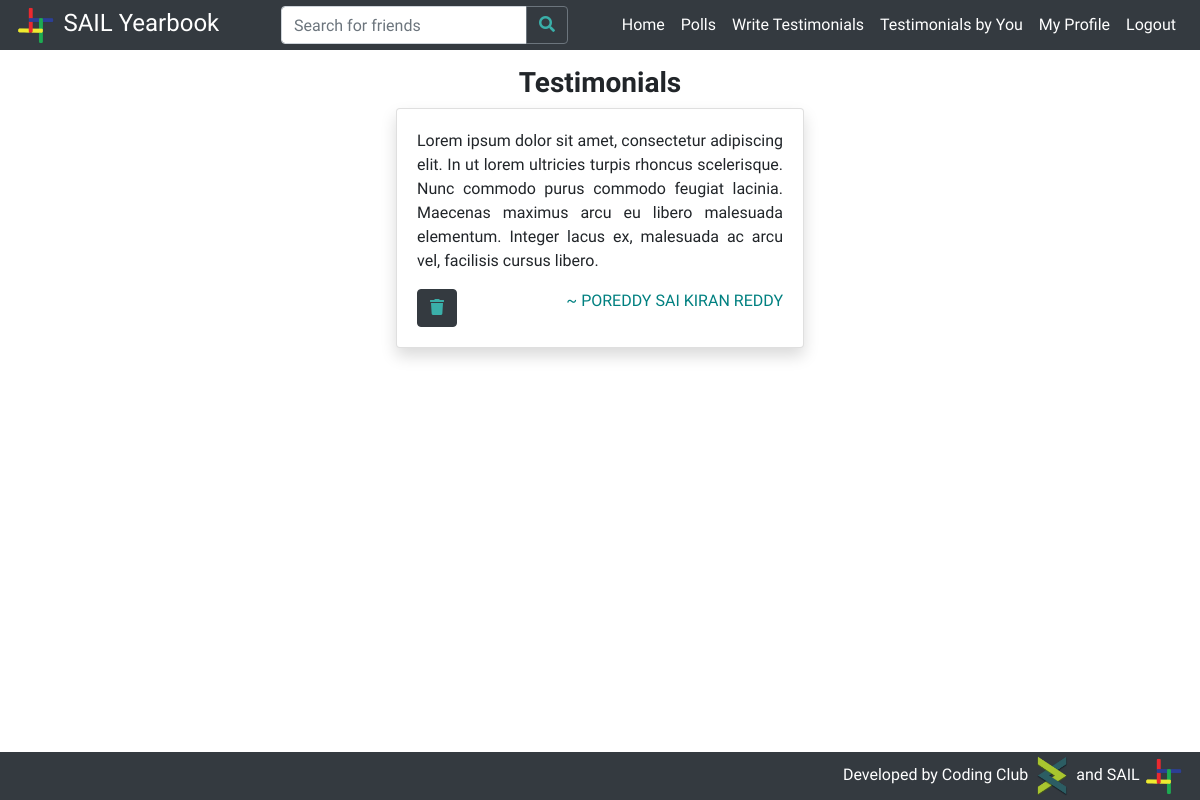
Before: / (signed in) with the older database file.
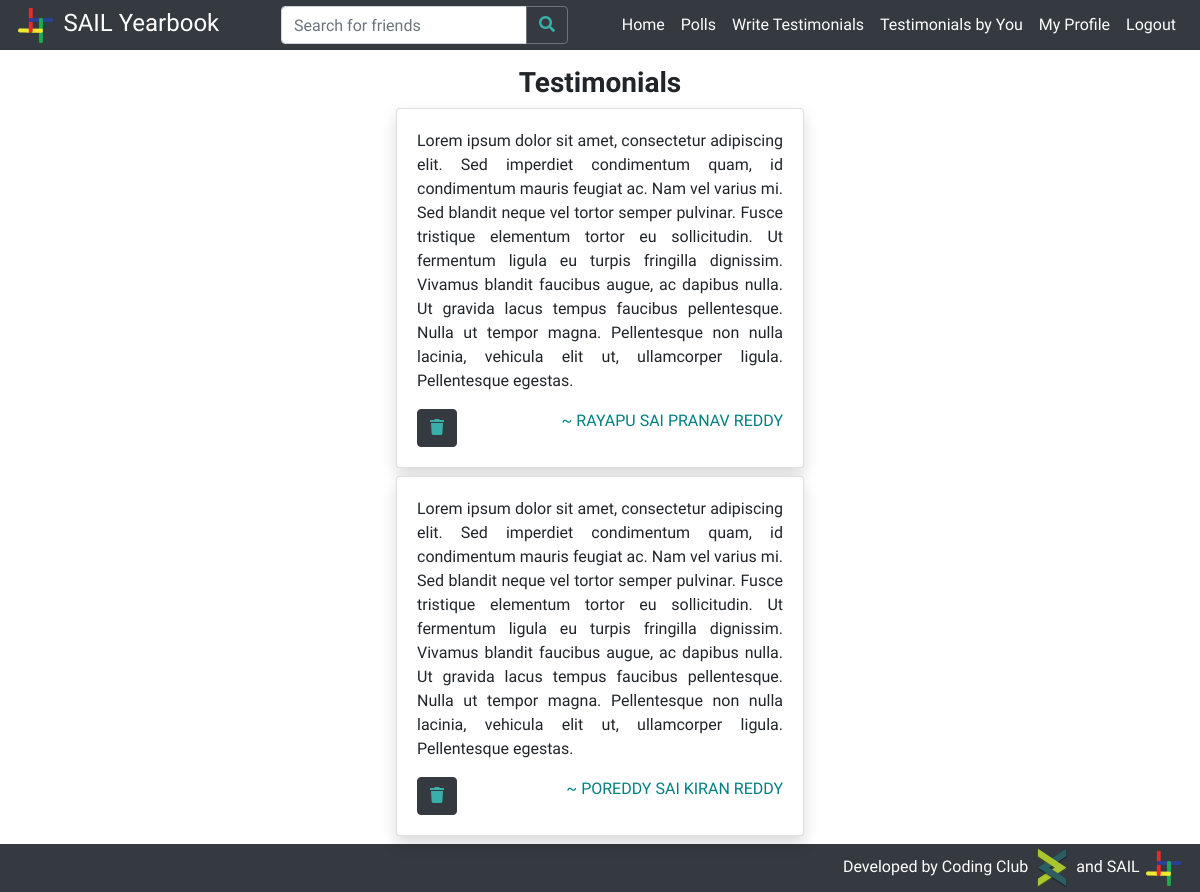
After: the same page with the newer database file.
### students/models.py (models this page shows, shortened)
class Testimonial(models.Model):
    favourite = models.BooleanField(default=False)
    given_by = models.ForeignKey(Profile, null=True, on_delete=models.CASCADE, related_name='given_by')
    content = models.TextField(max_length = 1000)
    given_to = models.ForeignKey(Profile, null=True, on_delete=models.CASCADE, related_name='given_to')

class Profile(models.Model):
    btech = '01'
    mtech = '41'
    phd = '61'
    msc = '21'
    msr = '43'
    ma = '22'
    bdes = '02'
    mdes = '42'
    error = '00'
    program_values = (
        (btech, 'BTech'),
        (mtech, 'MTech'),
        (phd, 'PhD'),
        (msc, 'MSc'),
        (msr, 'MS-R'),
        (ma, 'MA'),
        (bdes, 'BDes'),
        (mdes, 'MDes'),
        (error, 'Error')
    )
    cse = '01'
    ece = '02'
    me = '03'
    ce = '04'
    dd = '05'
    bsbe = '06'
    cl = '07'
    cst = '22'
    eee = '08'
    ma = '23'
    ph = '21'
    rt = '54'
    hss = '41'
    enc = '51'
    env = '52'
    nt = '53'
    lst = '55'
    department_values = (
        (cse, 'Computer Science & Engineering'),
        (ece, 'Electronics & Communication Engineering'),
        (me, 'Mechanical Engineering'),
        (ce, 'Civil Engineering'),
        (dd, 'Design'),
        (bsbe, 'Biosciences & Bioengineering'),
        (cl, 'Chemical Engineering'),
        (cst, 'Chemical Science & Technology'),
        (eee, 'Electronics & Electrical Engineering'),
        (ma, 'Mathematics & Computing'),
        (ph, 'Engineering Physics'),
        (rt, 'Rural Technology'),
        (hss, 'Humanities & Social Sciences'),
        (enc, 'Centre for Energy'),
        (env, 'Centre for Environment'),
        (nt, 'Centre for Nanotechnology'),
        (lst, 'Centre for Linguistic Science & Technology'),
        (error, 'Error')
    )
    profile_pic = models.ImageField(upload_to='profile_pics/', default='profile_pics/no-profile-pic.png')
    user = models.ForeignKey(User, on_delete=models.CASCADE)
    full_name = models.CharField(max_length=100)
    rollno = models.IntegerField()
    program = models.CharField(max_length=2, choices=program_values)
    department = models.CharField(max_length=3, choices=department_values)
    bio = models.TextField(max_length=1000)
    graduating = models.BooleanField(default=False)

### students/views.py (the view)
# urls.py: 2. Add a URL to urlpatterns:  path('', views.home, name='home')
@login_required
def home(request):
    if request.method == 'GET':
        if request.user and not request.user.is_anonymous:
            logged_in = True
        else:
            logged_in = False
        if logged_in:
            user = User.objects.filter(username=request.user.username).first()
            poll_questions = PollQuestion.objects.all().order_by("question")
            polls = {}
            if user.is_superuser:
                for question in poll_questions:
                    answers = PollAnswer.objects.filter(question=question)
                    answers_count = answers.count()
                    poll_dict = {}
                    for answer in answers:
                        if answer.answer in poll_dict.keys():
                            poll_dict[answer.answer].append(answer.voted_by)
                        else:
                            poll_dict[answer.answer] = [answer.voted_by]
                    polls[(question, answers_count)] = sorted(poll_dict.items(), key=votes_sort_key, reverse=True)
                context = {
                    'polls': polls,
                    'user': user,
                    'logged_in': logged_in
                }
                return render(request, 'admin_home.html', context)
            else:
                user_profile = Profile.objects.filter(user=user).first()
                if not user_profile.graduating:
                    context = {
                        'user': user,
                        'user_profile': user_profile,
                        'logged_in': logged_in
                    }
                    return render(request, 'polls.html', context)
                else:
                    testimonials = Testimonial.objects.filter(given_to=user_profile).order_by('-id')
                    for question in poll_questions:
                        answers = PollAnswer.objects.filter(question=question)
                        myanswer = answers.filter(voted_by=user_profile).first()
                        if myanswer:
                            myanswer = myanswer.answer
                        else:
                            myanswer = None
                        poll_nominees = []
                        for answer in answers:
                            if answer.answer not in poll_nominees:
                                poll_nominees.append(answer.answer)
                        polls[(question, myanswer)] = sorted(poll_nominees, key=nominees_sort_key)
                    context = {
                        'testimonials': testimonials,
                        'polls': polls,
                        'user': user,
                        'user_profile': user_profile,
                        'logged_in': logged_in
                    }
                    return render(request, 'home.html', context)
        else:
            return HttpResponseRedirect(reverse('login'))
    else:
        return error404(request)

### students/views.py (called while the page is built)
def nominees_sort_key(item):
    return item.full_name

### students/templates/home.html (shortened to what this page needs)
{% extends 'base.html' %}
{% block content %}
    <div class="container-fluid">
        <div class="row">
            {% if user_profile.graduating %}
                <div class="col-xl-5 col-lg-12 mx-xl-auto">
                    <h3 class="text-center" style="font-weight:bold;">Testimonials</h3>
                    <div class="container-fluid">
                        {% for testimonial in testimonials %}
                            <div class="card shadow my-2 mx-lg-3" id="testimonial-{{ testimonial.id }}">
                                <div class="card-body">
                                    <p class="card-text text-justify">{{ testimonial.content | linebreaksbr }}</p>
                                    <p class="float-left my-0">
                                        <button class="btn btn-dark" onclick="deleteTestimonial({{ testimonial.id }})" data-toggle="tooltip" title="Delete the testimonial from your profile.">
                                            <i class="fas fa-trash" style="color: #3aafa9;"></i></button>
                                    </p>
                                    <p class="float-right my-0">
                                        <a href="{% url 'profile' testimonial.given_by.user.username %}">
                                            ~ {{ testimonial.given_by.full_name }}
                                        </a>
                                    </p>
                                </div>
                            </div>
                        {% endfor %}
                    </div>
                </div>
            {% else %}
                <div class="col-xl-3"></div>
                <div class="col-xl-6">
                    <h2 class="text-center">Search for the graduating batch students, above to give testimonials.</h2>
                </div>
                <div class="col-xl-3"></div>
            {% endif %}
    </div>
    </div>
{% endblock %}

### students/templates/base.html (shortened to what this page needs)
{% load static %}
<!DOCTYPE html>
<html class="h-100">
<head>
        <link rel="stylesheet" href="{% static "css/bootstrap-4.4.1.min.css" %}">
        <link href="{%static "css/all.min.css" %}" rel="stylesheet"></script>
</head>
<body class="d-flex flex-column h-100" style="font-family: 'Nunito', sans-serif;">
    {% if logged_in %}
        <nav class="navbar fixed-top navbar-expand-lg navbar-dark bg-dark py-0">
            <a class="navbar-brand" href="{% url 'home' %}" style="font-size:x-large">
                <img height="40" src="{% static 'img/sail_logo.png' %}"> SAIL Yearbook
            </a>
            <div class="collapse navbar-collapse" id="mainNavbar">
                <form class="form-inline my-2 my-lg-0 mx-auto" method="get" action="{% url 'search' %}">
                    <div class="input-group">
                        <input style="font-family: 'Nunito', sans-serif;" class="form-control" name="key" placeholder="Search for friends" autocomplete="off">
                        <div class="input-group-append">
                            <button class="btn btn-outline-secondary" type="submit"><i class="fas fa-search" style="color: #3aafa9;"></i></button>
                        </div>
                    </div>
                </form>
                <ul class="navbar-nav">
                    <li class="nav-item">
                        <a style="color: #FFF;" class="nav-link" href="{% url 'home' %}">Home</a>
                    </li>
                    <li class="nav-item">
                        <a style="color: #FFF;" class="nav-link" href="{% url 'polls' %}">Polls</a>
                    </li>
                    <li class="nav-item">
                        <a style="color: #FFF;" class="nav-link" href="{% url 'write_testimonial' %}">Write Testimonials</a>
                    </li>
                    <li class="nav-item">
                        <a style="color: #FFF;" class="nav-link" href="{% url 'write_testimonial' %}#testimonials">Testimonials by You</a>
                    </li>
                    <li class="nav-item">
                        <a style="color: #FFF;" class="nav-link" href="{% url 'profile' user.username %}">My Profile</a>
                    </li>
                    <li class="nav-item">
                        <a style="color: #FFF;" class="nav-link" href="{% url 'logout' %}">Logout</a>
                    </li>
                </ul>
            </div>
        </nav>
    {% endif %}
    <main class="flex-shrink-0 mt-3">
        {% block content %}{% endblock %}
    </main>
    <footer class="footer mt-auto py-1 bg-dark">
        <div class="container-fluid">
            <span class="text-muted float-right">
                <a class="d-inline-block pl-0" style="color:white;" href="{% url 'team' %}"> Developed by Coding Club <img height="40" src="{% static 'img/cc_logo.png' %}"> and SAIL <img height="40" src="{% static 'img/sail_logo.png' %}"></a></span>
        </div>
    </footer>
</body>
</html>

### students/templates/base.html (style rules this page uses)
a { color: teal; }
body { padding-top: 50px; }
.nav-link { text-align: center; color: rgba(255, 255, 255, 0.99); }

Changed rows visible on the page:
removed Testimonial: content "Lorem ipsum dolor sit amet, consectetur adipiscing elit. In ut lorem ultricies turpis rhoncus scelerisque. Nunc commodo purus commodo feugiat lacinia. Maecenas maximus arcu eu libero malesuada elementum. Integer lacus ex, malesuada ac arcu vel, facilisis cursus libero.", given_by.full_name "POREDDY SAI KIRAN REDDY"
added Testimonial: content "Lorem ipsum dolor sit amet, consectetur adipiscing elit. Sed imperdiet condimentum quam, id condimentum mauris feugiat ac. Nam vel varius mi. Sed blandit neque vel tortor semper pulvinar. Fusce tristique elementum tortor eu sollicitudin. Ut fermentum ligula eu turpis fringilla dignissim. Vivamus blandit faucibus augue, ac dapibus nulla. Ut gravida lacus tempus faucibus pellentesque. Nulla ut tempor magna. Pellentesque non nulla lacinia, vehicula elit ut, ullamcorper ligula. Pellentesque egestas.", given_by.full_name "RAYAPU SAI PRANAV REDDY"
added Testimonial: content "Lorem ipsum dolor sit amet, consectetur adipiscing elit. Sed imperdiet condimentum quam, id condimentum mauris feugiat ac. Nam vel varius mi. Sed blandit neque vel tortor semper pulvinar. Fusce tristique elementum tortor eu sollicitudin. Ut fermentum ligula eu turpis fringilla dignissim. Vivamus blandit faucibus augue, ac dapibus nulla. Ut gravida lacus tempus faucibus pellentesque. Nulla ut tempor magna. Pellentesque non nulla lacinia, vehicula elit ut, ullamcorper ligula. Pellentesque egestas.", given_by.full_name "POREDDY SAI KIRAN REDDY"
